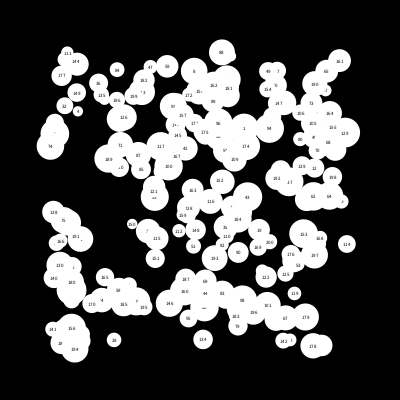
Frame 1 (no input)
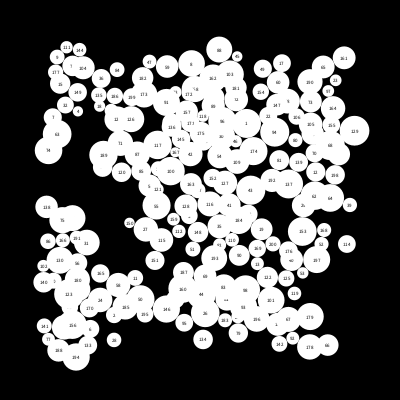
Frame 60 (the mouse pressed at the canvas centre just before this capture)
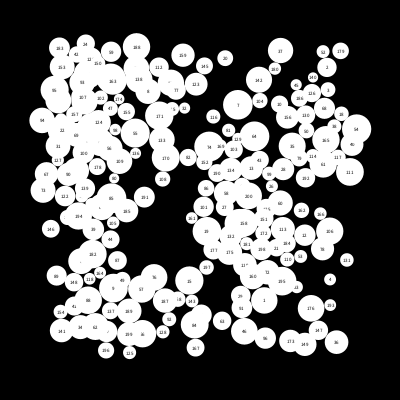
Frame 120 (the mouse held since frame 60 and released just before this capture)

The Processing sketch that drew these frames (run headless with seeded random() and noise(); from frame 60 on, the mouse is pressed at the canvas centre):

// Processing sketch: bit2atom_181203b_BallCollision_b
// ── bit2atom_181203b_BallCollision_b.pde
samplePoint[] mySample;
int spTotalNum = 200;

void setup() {
  size(400, 400);
  mySample = new samplePoint[spTotalNum];
  initiate();
}

void initiate(){
  for (int i = 0; i < spTotalNum; i ++) {
    PVector elli = new PVector(random(50, width-50), random(50,height-50));
    float elliR = random(5, 15);
    mySample[i] = new samplePoint(elli, elliR, i+1);
  }
}

void draw() {
  background(0);
  for (int i = 0; i < spTotalNum; i ++) {
    mySample[i].update();
  }
}

void mousePressed(){
  initiate();
}

// ── samplePoint.pde
class samplePoint{
  
  PVector spLoc;
  float spR;
  int index;
  PVector speed = new PVector(1, 1.5);
  PVector acc = new PVector(0, 0);
  
  samplePoint(PVector spLoc_, float rr_, int index_){
    spLoc = spLoc_;
    spR = rr_;
    index = index_;
  }
  
  void update(){
    move();
    edge();
    collision();
    display();
    acc = new PVector(0, 0);
    //speed = new PVector(0, 0);
  }
  
  void display(){
    noStroke();
    fill(255);
    ellipse(spLoc.x, spLoc.y, spR*2, spR*2);
    fill(0);
    textAlign(CENTER,CENTER);
    textSize(5);
    text(index, spLoc.x, spLoc.y);
  }
  
  void move(){
    speed.limit(10);
    if(speed.mag() > 0){
      speed.mult(0.1);
    }
    spLoc.add(speed);
  }
  
  void edge(){
    if(spLoc.x + spR > width || spLoc.x - spR < 0){
      speed.x = speed.x * -1;
    }
    if(spLoc.y + spR > height || spLoc.y - spR < 0){
      speed.y = speed.y * -1;
    }
  }
  
  void collision(){
    for(int i = 0; i < mySample.length; i ++){
      samplePoint sp = mySample[i];
    }
    for(samplePoint sp : mySample){
      if(sp != this){
        //float spDist = dist(sp.spLoc.x, sp.spLoc.y, this.spLoc.x, this.spLoc.y);
        PVector d = PVector.sub(this.spLoc, sp.spLoc);
        float spDist = d.mag();
        if(spDist < sp.spR + this.spR){
          //acc = this.spLoc.sub(sp.spLoc);
          acc = PVector.sub(this.spLoc, sp.spLoc);
          acc.normalize();
          acc.mult(10/this.spR);
          //acc.limit(5);
          speed.add(acc);
        }
        if(spDist < 70){
          stroke(200, 0, 200);
          float lineWeight = map(spDist, 0, 70, 10, 1);
          strokeWeight(lineWeight);
          //line(this.spLoc.x, this.spLoc.y, sp.spLoc.x, sp.spLoc.y);
        }
      }
    }
  }
}
